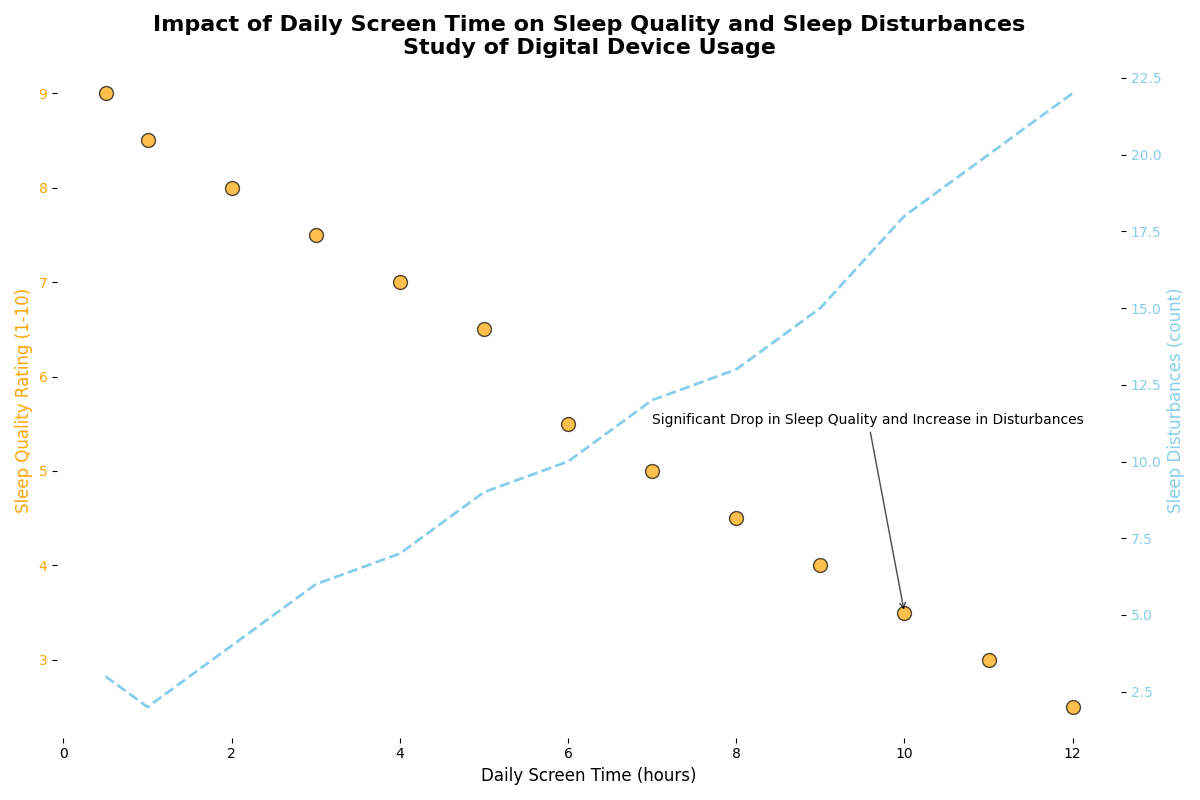

Recreate this plot in Python.
import matplotlib.pyplot as plt
import numpy as np

# Data preparation
screen_time = np.array([0.5, 1, 2, 3, 4, 5, 6, 7, 8, 9, 10, 11, 12])
sleep_quality = np.array([9, 8.5, 8, 7.5, 7, 6.5, 5.5, 5, 4.5, 4, 3.5, 3, 2.5])
sleep_disturbances = np.array([3, 2, 4, 6, 7, 9, 10, 12, 13, 15, 18, 20, 22])

# Create a figure and axis with dual y-axes
fig, ax1 = plt.subplots(figsize=(12, 8))

# Scatter plot
ax1.scatter(screen_time, sleep_quality, c='orange', edgecolor='k', s=100, alpha=0.7)
ax1.set_xlabel('Daily Screen Time (hours)', fontsize=12)
ax1.set_ylabel('Sleep Quality Rating (1-10)', fontsize=12, color='orange')
ax1.tick_params(axis='y', labelcolor='orange')

# Secondary y-axis for sleep disturbances
ax2 = ax1.twinx()
ax2.plot(screen_time, sleep_disturbances, color='skyblue', linewidth=2, linestyle='--')
ax2.set_ylabel('Sleep Disturbances (count)', fontsize=12, color='skyblue')
ax2.tick_params(axis='y', labelcolor='skyblue')

# Title
plt.title('Impact of Daily Screen Time on Sleep Quality and Sleep Disturbances\nStudy of Digital Device Usage', fontsize=16, fontweight='bold')

# Remove chart borders
for spine in ax1.spines.values():
    spine.set_visible(False)
for spine in ax2.spines.values():
    spine.set_visible(False)

# Annotate an important data point
ax1.annotate('Significant Drop in Sleep Quality and Increase in Disturbances', xy=(10, 3.5), xytext=(7, 5.5), arrowprops=dict(facecolor='black', arrowstyle='->', alpha=0.7), fontsize=10)

# Adjust layout
plt.tight_layout()

# Show plot
plt.show()
